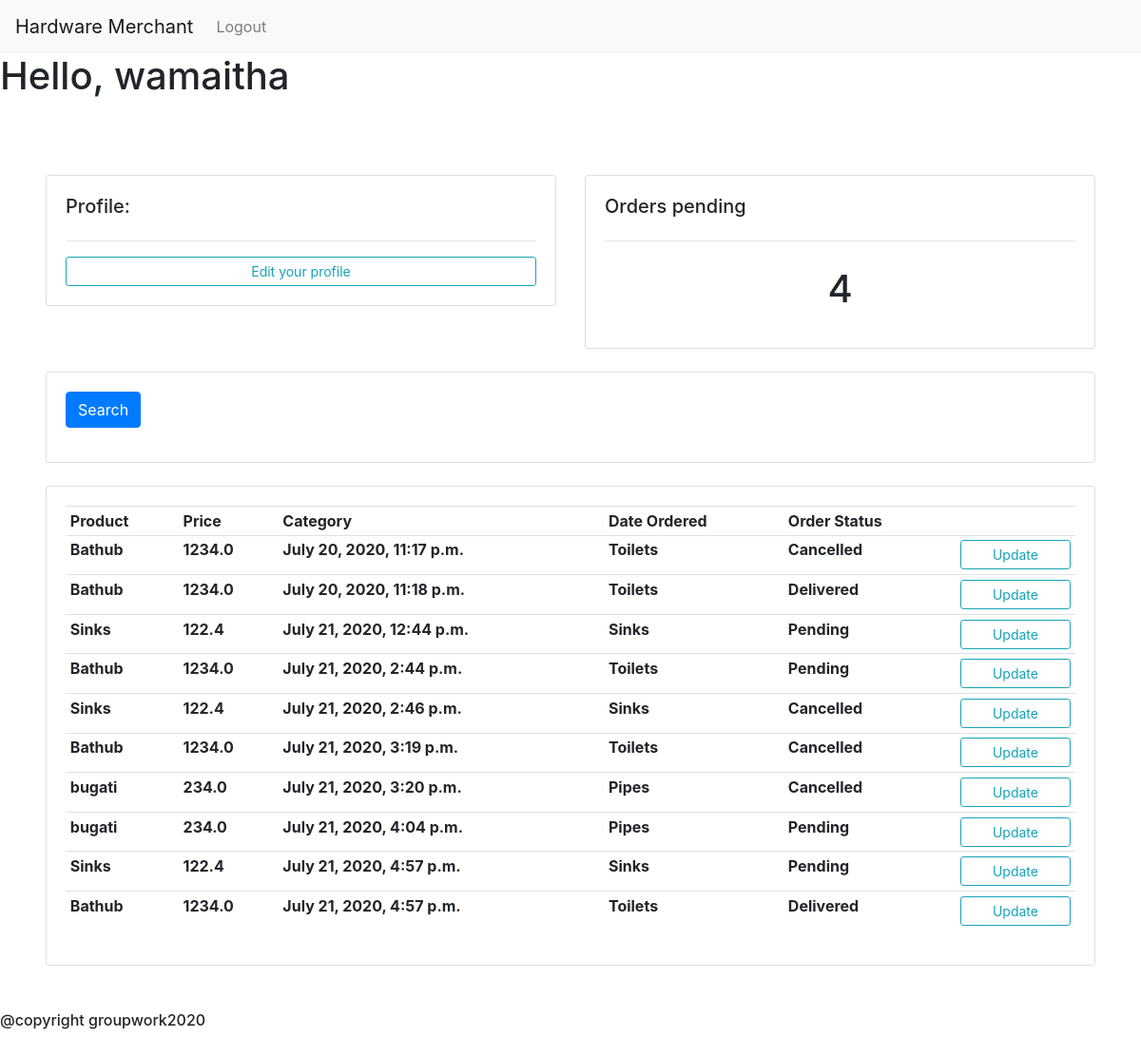
The page /intern/Joshua/ (signed in) on the database as committed earlier.
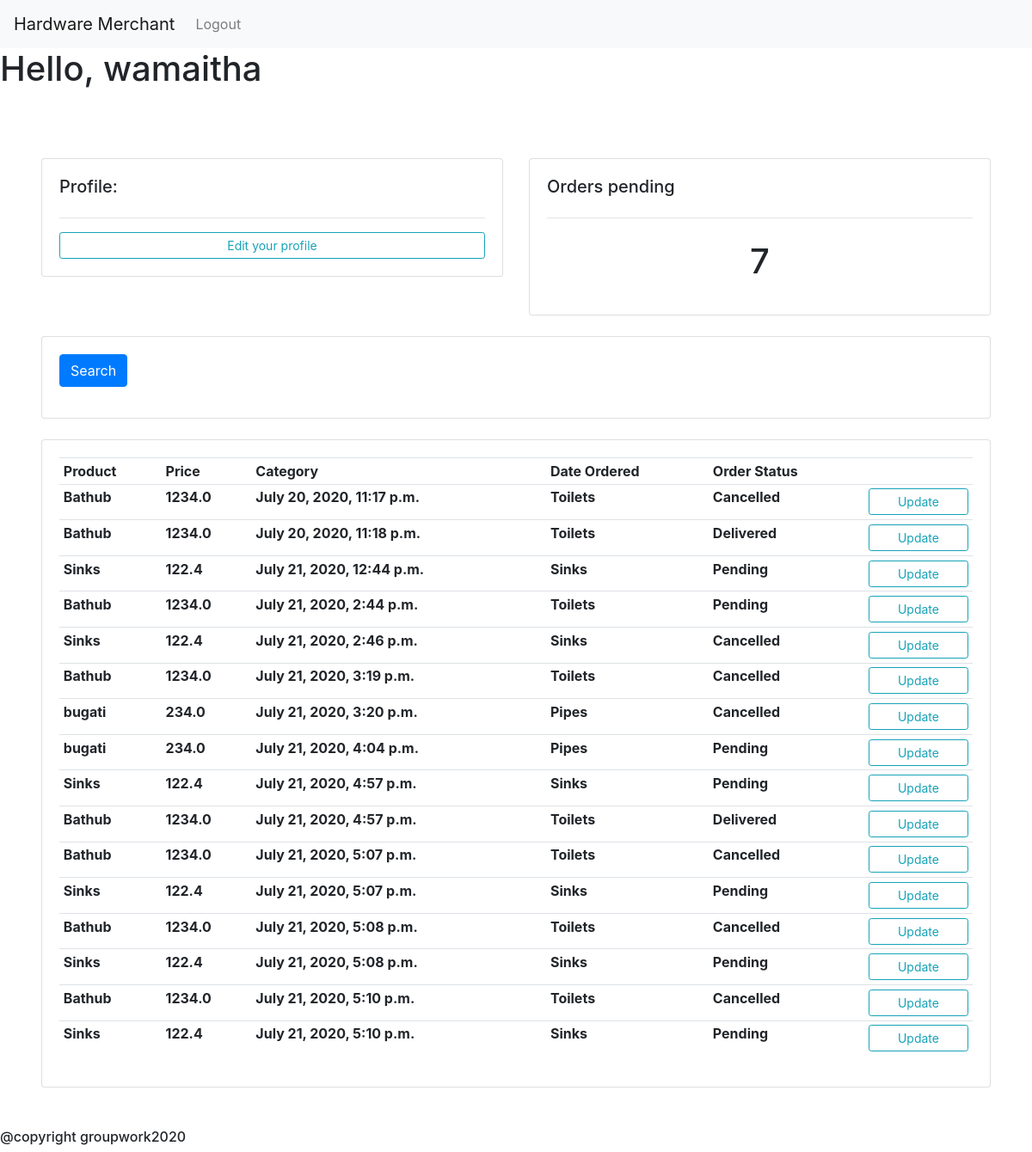
The same page on the database as committed later.
### main/models.py (models this page shows, shortened)
class Order(models.Model):
    STATUS =(
                ('Pending', 'Pending'),
                ('Cancelled', 'Cancelled'),
                ('Delivered', 'Delivered'),
            )
    customer = models.ForeignKey(Customer, null=True, on_delete = models.SET_NULL)
    product =models.ForeignKey(Product, null=True, on_delete = models.SET_NULL)
    status =models.CharField(max_length=200, null=True, choices=STATUS)
    date_created=models.DateTimeField(auto_now_add=True,  null=True)

class Product(models.Model):
    CATEGORY = (
                    ('Sinks', 'Sinks'),
                    ('Pipes', 'Pipes'),
                    ('Toilets', 'Toilets'),
                )
    name=models.CharField(max_length=200, null=True)
    price=models.FloatField(max_length=200, null=True)
    category=models.CharField(max_length=200, null=True,choices=CATEGORY)
    description=models.CharField(max_length=200, null=True, blank=True)
    date_created=models.DateTimeField(auto_now_add=True,  null=True)
    image_url = models.CharField(max_length=200, null=True,default='https://upload.wikimedia.org/wikipedia/commons/8/89/Portrait_Placeholder.png' )
    stock_number = models.IntegerField(null=True, default=0)

### main/views.py (the view)
# urls.py: path("intern/<slug:username>/", views.intern, name='intern'),
@login_required(login_url='main:login')
def intern(request, username):
    username = Intern.objects.get(name=username)
    orders = Order.objects.all()
    pending_orders = orders.filter(status='Pending').count()
    context = {
        'username': username,
        'orders': orders,
        'pending_orders': pending_orders,
    }
    return render(request, 'main/intern.html', context)

### main/templates/main/intern.html
{% extends 'main/base.html' %}
{% block content%}
	<br>
<div class="" style="margin: 1%; padding: 3%">
<div class="row">
	<div class="col-md">
		<div class="card card-body">
			<h5>Profile:</h5>
			<hr>
			<a class="btn btn-outline-info  btn-sm btn-block" href="">Edit your profile</a>
		</div>
	</div>
	<div class="col-md">
		<div class="card card-body">
			<h5>Orders pending</h5>
			<hr>
			<h1 style="text-align: center;padding: 10px">{{ pending_orders }}</h1>
		</div>
	</div>
</div>
<br>
<div class="row">
	<div class="col">
		<div class="card card-body">
			<form method="get">
		    <button class="btn btn-primary" type="submit">Search</button>
		  </form>
		</div>
	</div>
</div>
<br>
      <div class="row">
        <div class="col-md">
            <div class="card card-body">
                <table class="table table-sm">
                    <tr>
                        <th>Product</th>
                        <th>Price</th>
                        <th>Category</th>
                        <th>Date Ordered</th>
                        <th>Order Status</th>
                        <th></th>
                    </tr>
                      {% for order in orders %}
                    <tr>
                        <th>  {{order.product.name}}</th>
                        <th>  {{order.product.price}}</th>
                        <th>  {{order.date_created}}</th>
                        <th>  {{order.product.category}}</th>
                        <th>  {{order.status}}</th>
                        <th> <a class="btn btn-outline-info  btn-sm btn-block" href="{% url 'main:updateorder' order.id %}">Update</a></th>
                    </tr>
                    {% endfor %}
                </table>
            </div>
        </div>
    </div>
</div>
{% endblock %}

Rows that differ between the two databases and show on the page:
added Order: product.name "Bathub", product.price "1234.0", date_created "July 21, 2020, 5:07 p.m.", product.category "Toilets", status "Cancelled"
added Order: product.name "Sinks", product.price "122.4", date_created "July 21, 2020, 5:07 p.m.", product.category "Sinks", status "Pending"
added Order: product.name "Bathub", product.price "1234.0", date_created "July 21, 2020, 5:08 p.m.", product.category "Toilets", status "Cancelled"
added Order: product.name "Sinks", product.price "122.4", date_created "July 21, 2020, 5:08 p.m.", product.category "Sinks", status "Pending"
added Order: product.name "Bathub", product.price "1234.0", date_created "July 21, 2020, 5:10 p.m.", product.category "Toilets", status "Cancelled"
added Order: product.name "Sinks", product.price "122.4", date_created "July 21, 2020, 5:10 p.m.", product.category "Sinks", status "Pending"
Other text that changed with them:
{{ pending_orders }}: "4" → "7"
